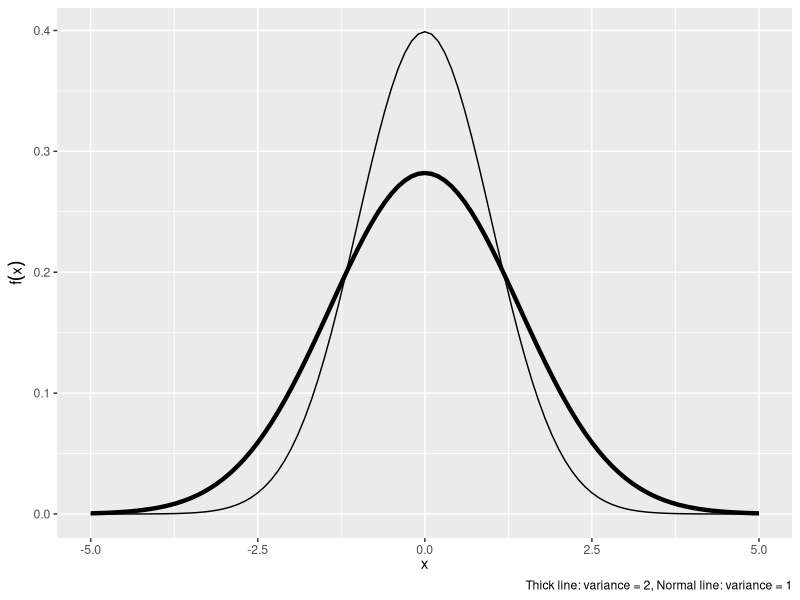

Write the R code that produced this figure.
## ---- chunk 1
library(tidyverse)
## ---- chunk 2
range <- tibble::tibble(x = c(-5, 5))

fx0 <- ggplot(range, aes(x = x)) +
  labs(x = expression(x), y = expression(f(x)))

fx <- fx0 +  
  stat_function(fun = function(x) dnorm(x, mean = 0, sd = 1), size = 0.5) +
  stat_function(fun = function(x) dnorm(x, mean = 0, sd = sqrt(2)), size = 1.5) +
  expand_limits(y = 0) +
  labs(caption = "Thick line: variance = 2, Normal line: variance = 1")

fx
